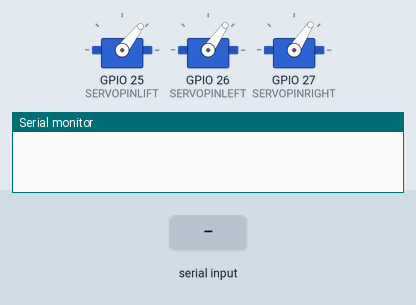
Bench run of a sketch on a simulated ESP32. On the bench: 3 × servo, the last lines printed to the serial monitor. The test bench sets the inputs (shaded band).

Above: at 2.2 s.
2.3 s: "E90\n" received over Serial
At 5.0 s:
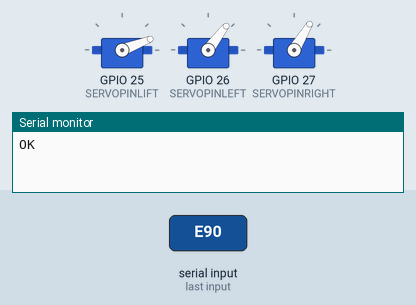
5.3 s: "E,45\n" received over Serial
At 5.75 s:
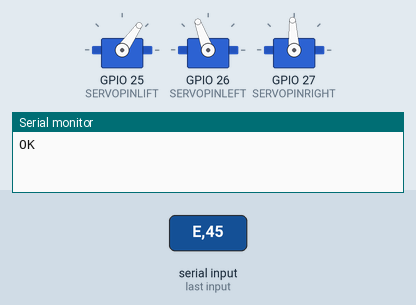
8.3 s: "D90\n" received over Serial
At 8.8 s:
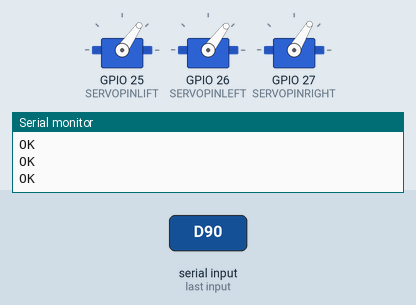
9.8 s: "E\n" received over Serial
At 10.34 s:
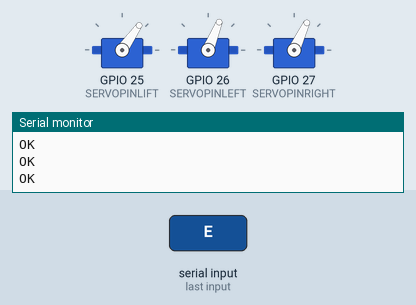
12.8 s: "D,45\n" received over Serial
At 13.4 s:
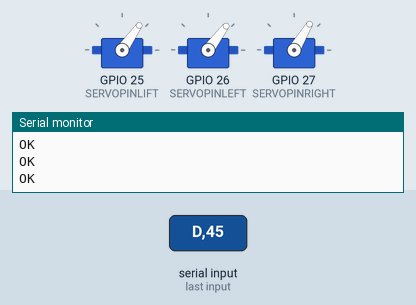
Timing chart, 0 to 15.3 s (numbered marks = the images above; inputs shaded):
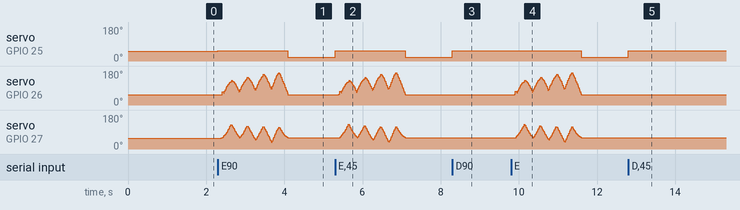

The sketch:

calkidroid.ino
```cpp
// Plotclock ESP32 Port - DRAW MODE INTEGRATED
// cc - by Johannes Heberlein 2014
// units: mm; microseconds; radians

// Activa SOLO UNO de estos modos a la vez:
//#define CALIBRATION       // Calibración mecánica
//#define TIME              // Reloj automático (19:38)
#define DRAW              // Modo interactivo (Teléfono -> PC -> ESP32)

// Ajustes mecánicos ya calibrados
#define SERVOFAKTORLEFT 650
#define SERVOFAKTORRIGHT 605
#define SERVOLEFTNULL 2310
#define SERVORIGHTNULL 850

// Pines ESP32
#define SERVOPINLIFT  25
#define SERVOPINLEFT  26
#define SERVOPINRIGHT 27

// Alturas del lápiz
#define LIFT0 1080 // Tocando la pizarra
#define LIFT1 925  // Levantado para moverse
#define LIFT2 725  // Levantado hacia Parking

// Dimensiones
#define L1 35
#define L2 55.1
#define L3 13.2
#define O1X 22
#define O1Y -25
#define O2X 47
#define O2Y -25

#include <TimeLib.h>
#include <ESP32Servo.h>

Servo servo1;
Servo servo2;
Servo servo3;

volatile double lastX = 75;
volatile double lastY = 47.5;
int last_min = 0;

void setup()
{
  Serial.begin(115200); // Esencial para la comunicación con Python

  ESP32PWM::allocateTimer(0);
  ESP32PWM::allocateTimer(1);
  ESP32PWM::allocateTimer(2);
  ESP32PWM::allocateTimer(3);

  servo1.setPeriodHertz(50);
  servo2.setPeriodHertz(50);
  servo3.setPeriodHertz(50);

  setTime(19, 38, 0, 0, 0, 0);

  drawTo(73.5, 44.5);
  lift(0);

  servo1.attach(SERVOPINLIFT, 500, 2400);
  servo2.attach(SERVOPINLEFT, 500, 2550); //Cambiar si la esquina inferior izquierda no llega bien el trazo
  servo3.attach(SERVOPINRIGHT, 500, 2400);
  delay(1000);
}

void loop()
{
#ifdef CALIBRATION
  drawTo(-3, 29.2);
  delay(500);
  drawTo(74.1, 28);
  delay(500);

#elif defined(TIME)
  int i = 0;
  if (last_min != minute()) {
    if (!servo1.attached()) servo1.attach(SERVOPINLIFT, 500, 2400);
    if (!servo2.attached()) servo2.attach(SERVOPINLEFT, 500, 2400); //Cambiar si la esquina inferior izquierda no llega bien el trazo
    if (!servo3.attached()) servo3.attach(SERVOPINRIGHT, 500, 2400);

    lift(0);
    hour();
    while ((i+1)*10 <= hour()) i++;

    number(3, 3, 111, 1);
    number(5, 25, i, 0.9);
    number(19, 25, (hour()-i*10), 0.9);
    number(28, 25, 11, 0.9);

    i=0;
    while ((i+1)*10 <= minute()) i++;

    number(34, 25, i, 0.9);
    number(48, 25, (minute()-i*10), 0.9);

    lift(2);
    drawTo(74.2, 47.5);
    lift(1);
    last_min = minute();

    servo1.detach();
    servo2.detach();
    servo3.detach();
  }

#elif defined(DRAW)
  // Modo interactivo: Escucha comandos desde el script de Python por Serial
  if (Serial.available() > 0) {
    String cmd = Serial.readStringUntil('\n');
    cmd.trim();
    if (cmd.length() > 0) {

      // Asegurar que los servos estén encendidos
      if (!servo1.attached()) servo1.attach(SERVOPINLIFT, 500, 2400);
      if (!servo2.attached()) servo2.attach(SERVOPINLEFT, 500, 2550); //Cambiar si la esquina inferior izquierda no llega bien el trazo
      if (!servo3.attached()) servo3.attach(SERVOPINRIGHT, 500, 2400);

      char action = cmd.charAt(0);

      if (action == 'E') {          // Comando: E (Erase / Borrar)
        number(3, 3, 111, 1);
        Serial.println("OK");
      }
      else if (action == 'U') {     // Comando: U (Up / Levantar lápiz)
        lift(1);
        Serial.println("OK");
      }
      else if (action == 'D') {     // Comando: D (Down / Bajar lápiz)
        lift(0);
        Serial.println("OK");
      }
      else if (action == 'P') {     // Comando: P (Park / Regresar y apagar)
        lift(2);
        drawTo(73.5, 44.5);
        lift(1);
        servo1.detach();            // Apaga motores en reposo
        servo2.detach();
        servo3.detach();
        Serial.println("OK");
      }
      else if (action == 'M') {     // Comando: M,x,y (Mover a coordenadas)
        int comma1 = cmd.indexOf(',');
        int comma2 = cmd.lastIndexOf(',');
        if (comma1 > 0 && comma2 > comma1) {
          float x = cmd.substring(comma1 + 1, comma2).toFloat();
          float y = cmd.substring(comma2 + 1).toFloat();
          drawTo(x, y);
        }
        Serial.println("OK");
      }
    }
  }
#endif
}

// --- Mantén todas tus funciones (number, lift, bogenUZS, bogenGZS, drawTo, return_angle, set_XY) exactamente iguales abajo ---

void number(float bx, float by, int num, float scale) {
  switch (num) {
  case 0: drawTo(bx + 12 * scale, by + 6 * scale); lift(0); bogenGZS(bx + 7 * scale, by + 10 * scale, 10 * scale, -0.8, 6.7, 0.5); lift(1); break;
  case 1: drawTo(bx + 3 * scale, by + 15 * scale); lift(0); drawTo(bx + 10 * scale, by + 20 * scale); drawTo(bx + 10 * scale, by + 0 * scale); lift(1); break;
  case 2: drawTo(bx + 2 * scale, by + 12 * scale); lift(0); bogenUZS(bx + 8 * scale, by + 14 * scale, 6 * scale, 3, -0.8, 1); drawTo(bx + 1 * scale, by + 0 * scale); drawTo(bx + 12 * scale, by + 0 * scale); lift(1); break;
  case 3: drawTo(bx + 2 * scale, by + 17 * scale); lift(0); bogenUZS(bx + 5 * scale, by + 15 * scale, 5 * scale, 3, -2, 1); bogenUZS(bx + 5 * scale, by + 5 * scale, 5 * scale, 1.57, -3, 1); lift(1); break;
  case 4: drawTo(bx + 10 * scale, by + 0 * scale); lift(0); drawTo(bx + 10 * scale, by + 20 * scale); drawTo(bx + 2 * scale, by + 6 * scale); drawTo(bx + 12 * scale, by + 6 * scale); lift(1); break;
  case 5: drawTo(bx + 2 * scale, by + 5 * scale); lift(0); bogenGZS(bx + 5 * scale, by + 6 * scale, 6 * scale, -2.5, 2, 1); drawTo(bx + 5 * scale, by + 20 * scale); drawTo(bx + 12 * scale, by + 20 * scale); lift(1); break;
  case 6: drawTo(bx + 2 * scale, by + 10 * scale); lift(0); bogenUZS(bx + 7 * scale, by + 6 * scale, 6 * scale, 2, -4.4, 1); drawTo(bx + 11 * scale, by + 20 * scale); lift(1); break;
  case 7: drawTo(bx + 2 * scale, by + 20 * scale); lift(0); drawTo(bx + 12 * scale, by + 20 * scale); drawTo(bx + 2 * scale, by + 0); lift(1); break;
  case 8: drawTo(bx + 5 * scale, by + 10 * scale); lift(0); bogenUZS(bx + 5 * scale, by + 15 * scale, 5 * scale, 4.7, -1.6, 1); bogenGZS(bx + 5 * scale, by + 5 * scale, 5 * scale, -4.7, 2, 1); lift(1); break;
  case 9: drawTo(bx + 9 * scale, by + 11 * scale); lift(0); bogenUZS(bx + 7 * scale, by + 15 * scale, 5 * scale, 4, -0.5, 1); drawTo(bx + 5 * scale, by + 0); lift(1); break;
  case 111: lift(0); drawTo(73.5, 44.5); drawTo(65, 40); drawTo(65, 49); drawTo(5, 49); drawTo(5, 45); drawTo(65, 45); drawTo(65, 40); drawTo(5, 40); drawTo(5, 35); drawTo(65, 35); drawTo(65, 30); drawTo(5, 30); drawTo(5, 25); drawTo(65, 25); drawTo(65, 20); drawTo(5, 20); drawTo(60, 44); drawTo(73.5, 44.5);; lift(2); break;
  case 11: drawTo(bx + 5 * scale, by + 15 * scale); lift(0); bogenGZS(bx + 5 * scale, by + 15 * scale, 0.1 * scale, 1, -1, 1); lift(1); drawTo(bx + 5 * scale, by + 5 * scale); lift(0); bogenGZS(bx + 5 * scale, by + 5 * scale, 0.1 * scale, 1, -1, 1); lift(1); break;
  }
  //case 111: lift(0); drawTo(73.5, 44.5); drawTo(65, 40); HAY QUE CALIBRAR ESTO PARA QUE SALGA MAS FINO DEL PARK DEL BORRADOR
}

void lift(char lift) {
  int targetLift = LIFT0;
  switch (lift) {
    case 0: targetLift = LIFT0; break;
    case 1: targetLift = LIFT1; break;
    case 2: targetLift = LIFT2; break;
  }
  servo1.writeMicroseconds(targetLift);
  delay(80);
}

void bogenUZS(float bx, float by, float radius, int start, int ende, float sqee) {
  float inkr = -0.15; float count = 0;
  do { drawTo(sqee * radius * cos(start + count) + bx, radius * sin(start + count) + by); count += inkr; } while ((start + count) > ende);
}

void bogenGZS(float bx, float by, float radius, int start, int ende, float sqee) {
  float inkr = 0.15; float count = 0;
  do { drawTo(sqee * radius * cos(start + count) + bx, radius * sin(start + count) + by); count += inkr; } while ((start + count) <= ende);
}

void drawTo(double pX, double pY) {
  double dx, dy, c; int i;
  dx = pX - lastX; dy = pY - lastY;
  c = floor(sqrt(dx * dx + dy * dy) / 1.3);
  if (c < 1) c = 1;
  for (i = 0; i <= c; i++) {
    set_XY(lastX + (i * dx / c), lastY + (i * dy / c));
    delay(4);
  }
  lastX = pX; lastY = pY;
}

double return_angle(double a, double b, double c) { return acos((a * a + c * c - b * b) / (2 * a * c)); }

void set_XY(double Tx, double Ty) {
  double dx, dy, c, a1, a2, Hx, Hy;
  dx = Tx - O1X; dy = Ty - O1Y;
  c = sqrt(dx * dx + dy * dy);
  a1 = atan2(dy, dx);
  a2 = return_angle(L1, L2, c);
  servo2.writeMicroseconds(floor(((a2 + a1 - PI) * SERVOFAKTORLEFT) + SERVOLEFTNULL));
  a2 = return_angle(L2, L1, c);
  Hx = Tx + L3 * cos((a1 - a2 + 0.621) + PI);
  Hy = Ty + L3 * sin((a1 - a2 + 0.621) + PI);
  dx = Hx - O2X; dy = Hy - O2Y;
  c = sqrt(dx * dx + dy * dy);
  a1 = atan2(dy, dx);
  a2 = return_angle(L1, (L2 - L3), c);
  servo3.writeMicroseconds(floor(((a1 - a2) * SERVOFAKTORRIGHT) + SERVORIGHTNULL));
}
```

Measured:
- after the input at 8.3 s, servo on GPIO 25 (SERVOPINLIFT): 21° → 55° at once
- after the input at 12.8 s, servo on GPIO 25 (SERVOPINLIFT): 21° → 55° at once
